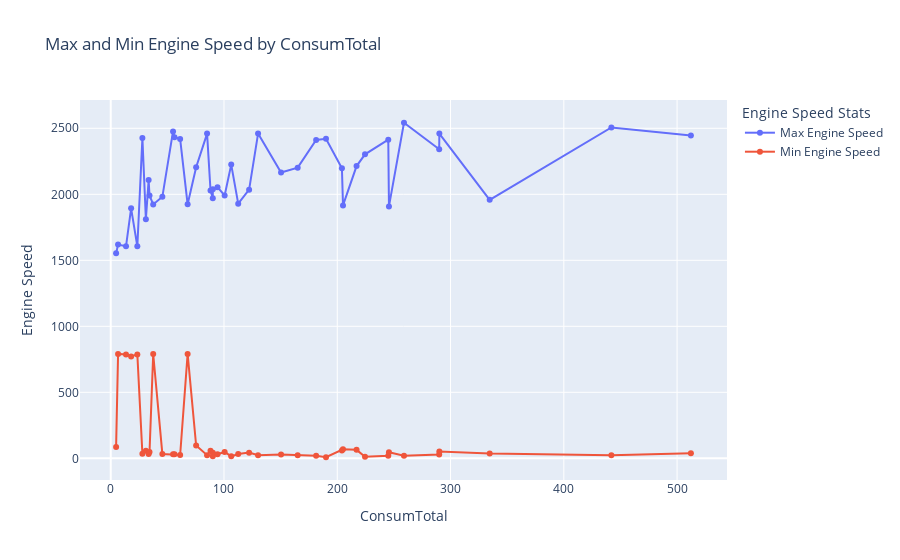

The notebook cell this image was saved under:
### Code cell
fig = make_subplots()

fig.add_trace(go.Scatter(
    x=engine_speed_stats['consumTotal'],
    y=engine_speed_stats['data_engineSpeed_max'],
    mode='lines+markers',
    name='Max Engine Speed'
))

fig.add_trace(go.Scatter(
    x=engine_speed_stats['consumTotal'],
    y=engine_speed_stats['data_engineSpeed_min'],
    mode='lines+markers',
    name='Min Engine Speed'
))

fig.update_layout(
    title='Max and Min Engine Speed by ConsumTotal',
    xaxis_title='ConsumTotal',
    yaxis_title='Engine Speed',
    legend_title='Engine Speed Stats',
    hovermode='x unified'
)

fig.show()

### Figure 1 — Plotly figure (JSON) as saved in the notebook; plotly's stock layout.template omitted (floating-point values rounded to 4 significant figures)
{"data": [{"mode": "lines+markers", "name": "Max Engine Speed", "type": "scatter", "x": [4.75, 6.5, 13.5, 18, 23.5, 27.97, 31.04, 33.48, 34.25, 37.5, 45.59, 55.02, 56.32, 61.29, 67.9, 75.41, 85.07, 88.11, 90.11, 90.14, 94.29, 100.6, 106.4, 112.5, 122.2, 130.1, 150.4, 165.1, 181.3, 190.1, 204.1, 205.1, 217.0, 224.5, 245.0, 245.6, 258.9, 290.0, 290.1, 334.6, 442.0, 512.2], "y": [1554, 1619, 1606, 1894, 1606, 2427, 1811, 2108, 1991, 1923, 1981, 2476, 2432, 2418, 1924, 2205, 2460, 2028, 1970, 2038, 2054, 1991, 2225, 1929, 2035, 2460, 2165, 2202, 2411, 2421, 2197, 1916, 2214, 2303, 2414, 1908, 2542, 2341, 2460, 1958, 2506, 2446]}, {"mode": "lines+markers", "name": "Min Engine Speed", "type": "scatter", "x": [4.75, 6.5, 13.5, 18, 23.5, 27.97, 31.04, 33.48, 34.25, 37.5, 45.59, 55.02, 56.32, 61.29, 67.9, 75.41, 85.07, 88.11, 90.11, 90.14, 94.29, 100.6, 106.4, 112.5, 122.2, 130.1, 150.4, 165.1, 181.3, 190.1, 204.1, 205.1, 217.0, 224.5, 245.0, 245.6, 258.9, 290.0, 290.1, 334.6, 442.0, 512.2], "y": [86, 791, 787, 772, 787, 35, 58, 32, 48, 790, 33, 30, 31, 25, 791, 97, 24, 58, 15, 42, 31, 48, 15, 33, 43, 24, 29, 24, 19, 8, 60, 68, 64, 12, 20, 46, 20, 28, 51, 37, 24, 38]}], "layout": {"hovermode": "x unified", "legend": {"title": {"text": "Engine Speed Stats"}}, "title": {"text": "Max and Min Engine Speed by ConsumTotal"}, "xaxis": {"anchor": "y", "domain": [0, 1], "title": {"text": "ConsumTotal"}}, "yaxis": {"anchor": "x", "domain": [0, 1], "title": {"text": "Engine Speed"}}}}
